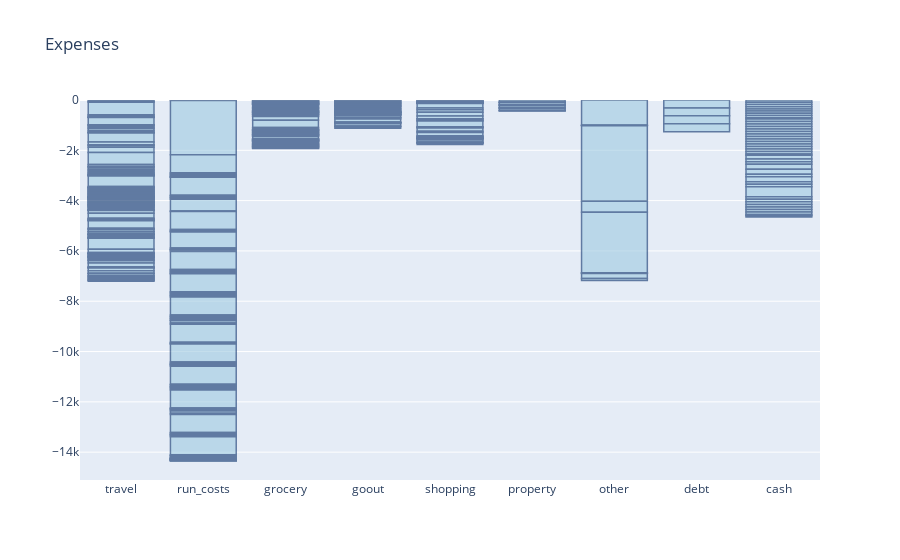

The cell this chart's notebook holds for it:
### Code cell
fig = go.Figure()

fig.add_trace(go.Bar(
    x = df['cluster'], 
    y = df['amount'], 
    hovertext = df['text'], 
    hoverinfo = "text", 
    marker_color = 'rgb(158, 202, 225)', 
    marker_line_color = 'rgb(8, 48, 107)',
    marker_line_width = 1.5, 
    opacity = 0.6
))

fig.update_layout(title_text = 'Expenses')


fig.show()

### Figure 1 — Plotly figure (JSON) as saved in the notebook; plotly's stock layout.template omitted (floating-point values rounded to 4 significant figures; data arrays with more than 128 entries replaced by an {"elided": "..."} marker saying what was removed)
{"data": [{"hoverinfo": "text", "hovertext": {"elided": "458 str values"}, "marker": {"color": "rgb(158, 202, 225)", "line": {"color": "rgb(8, 48, 107)", "width": 1.5}}, "opacity": 0.6, "type": "bar", "x": {"elided": "458 str values"}, "y": {"elided": "458 float values"}}], "layout": {"title": {"text": "Expenses"}}}
